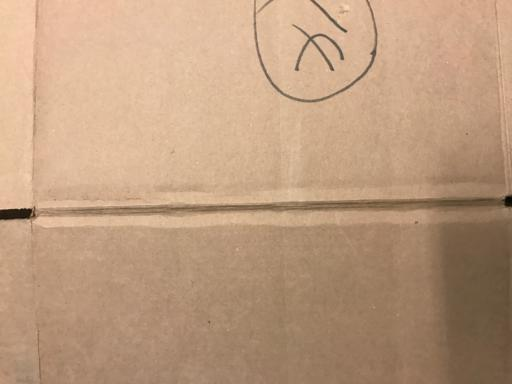
#> input picture dataset/raw/Cellulose-Based Materials/Cardboard/cardboard1.jpg, 512 x 384 px
$ python -i shape_analyzer.py   (imports and definitions only)
#> lines starting #> are read from the running program, lines starting #| are printed output that depends on the picture; after the words box and inside, x2 and y2 are one past the last pixel; in counts of white or black regions, pixels touching at a corner belong together
#> further down, picture is the input picture: shape (384, 512, 3); mean B, G, R 126.7, 155.5, 189
"""
Shape and geometry analysis.
"""

import cv2
import numpy as np
from typing import Dict


class ShapeAnalyzer:
    """
    Detects geometric regularity and shape consistency.
    """

    def analyze(self, image: np.ndarray) -> Dict[str, float]:
        gray = cv2.cvtColor(image, cv2.COLOR_BGR2GRAY)
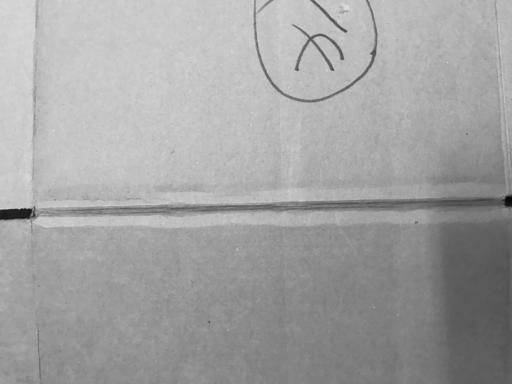
#> gray: shape (384, 512); min 2, max 224, mean 162.2
        edges = cv2.Canny(gray, 100, 200)
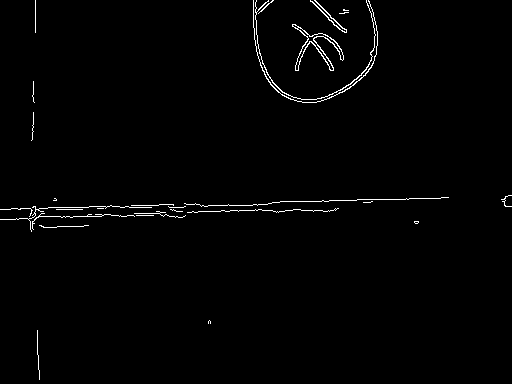
#> edges: shape (384, 512); 1.2% white in thin lines or dots

        contours, _ = cv2.findContours(
            edges, cv2.RETR_EXTERNAL, cv2.CHAIN_APPROX_SIMPLE
        )
#> contours = 29 contours, 25 with area under 20; largest, box (x1, y1, x2, y2) and area: (292, 24, 344, 71) 442, (255, 0, 376, 100) 64, (310, 0, 347, 33) 58, (253, 0, 378, 103) 50

        if not contours:
            return {"shape_regularity": 0.0}

        cnt = max(contours, key=cv2.contourArea)
#> cnt = contour of 134 points, box (x1, y1, x2, y2) (292, 24, 344, 71), area 442
        perimeter = cv2.arcLength(cnt, True)
#> perimeter = 297
        area = cv2.contourArea(cnt)
#> area = 442

        circularity = (
            4 * np.pi * area / (perimeter ** 2 + 1e-8)
        )
#> circularity = 0.063

        return {
            "shape_regularity": round(float(circularity), 3)
        }

>>> import cv2
>>> picture = cv2.imread('../../../dataset/raw/Cellulose-Based Materials/Cardboard/cardboard1.jpg')
>>> result = ShapeAnalyzer().analyze(picture)
#> result = {'shape_regularity': 0.063}
